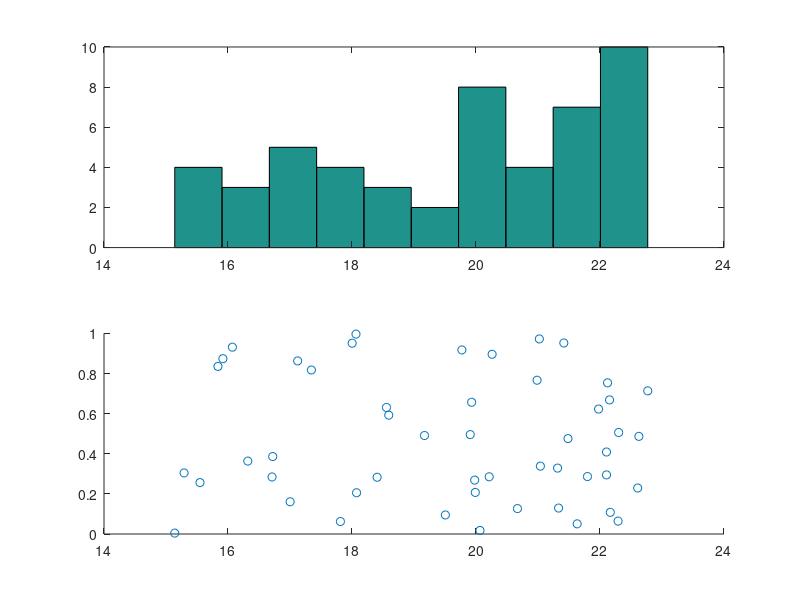

Source code (MATLAB):
function monte_carlo_wevelength_23()
gama=mc_wl_23();
disp(gama);
subplot(2,1,1);
hist(gama);
subplot(2,1,2);
y=rand(50,1);
scatter(gama,y);
end
function wevelength=mc_wl_23()
rund_numbers=1:30;
wevelength=1:50;
field1=0;
field2=0;
field3=0;
for h=1:50
for i=1:30
   rund_numbers(i)=get_rand_number(22.90,23.01);
end
for j=1:30
    if rund_numbers(j)>=22.999499 && rund_numbers(j)<23.0005
        field1=field1+1;
    elseif rund_numbers(j)>=23.0005 && rund_numbers(j)<23.01
        field2=field2+1;
    elseif rund_numbers(j)>=22.90  && rund_numbers(j)<22.999499
        field3=field3+1;
    end
end

if field1> field2 && field1> field3  
    wevelength(h)=get_rand_number(22.999499 ,23.0005);
elseif field2> field1 && field2> field3  
    wevelength(h)=get_rand_number(23.0005,23.01);
elseif field3> field1 && field3> field2  
    wevelength(h)=get_rand_number(14.990,22.999499);
end
field1=0;
field2=0;
field3=0;
end

end
function rand_num=get_rand_number(lower,upper)
    range = upper-lower;
    choice = rand();
    rand_num=lower + range*choice;
end
